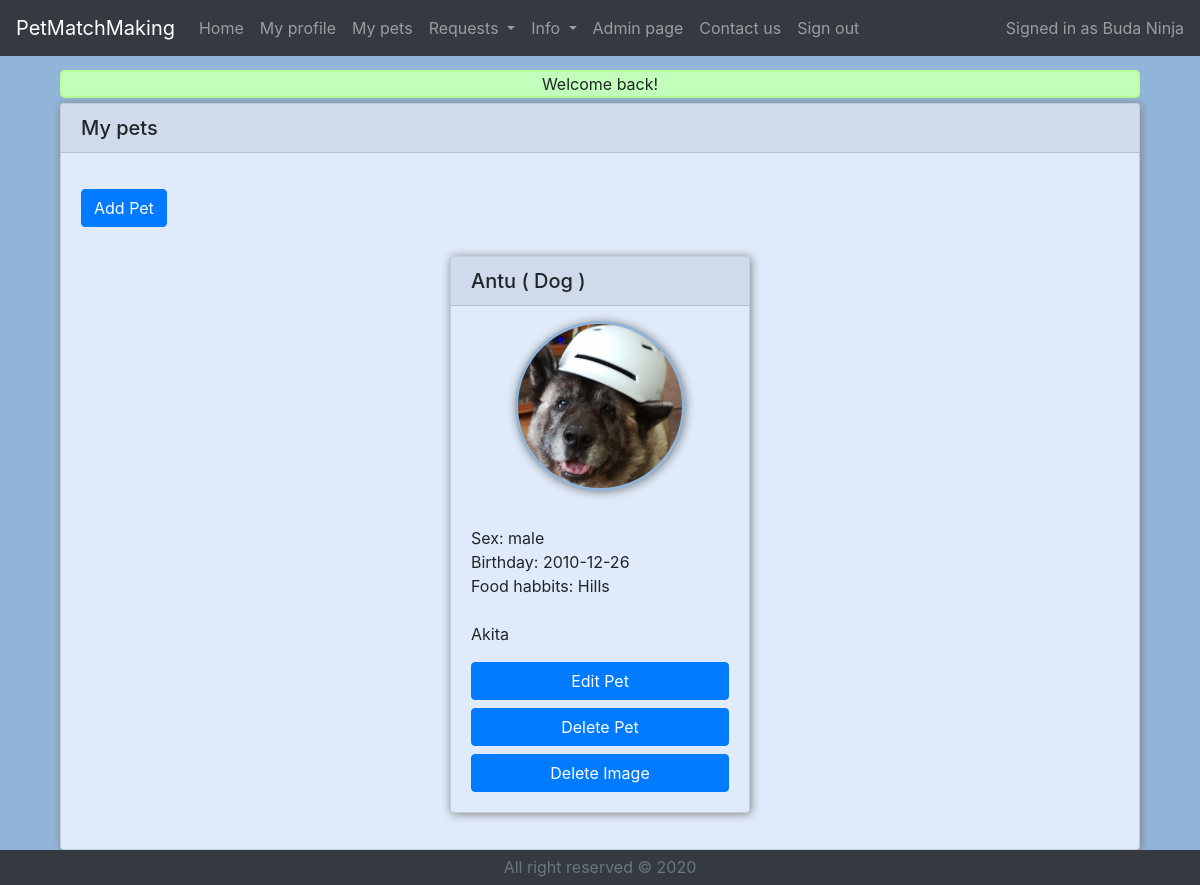
The page /main.php?myPets (signed in) on the database its author committed.
### tables this page shows
CREATE TABLE `users` (
  `userID` int(11) NOT NULL,
  `userEmail` varchar(64) NOT NULL,
  `userPassword` varchar(64) NOT NULL,
  `userFName` varchar(64) NOT NULL,
  `userLName` varchar(64) NOT NULL,
  `userPhone` varchar(64) NOT NULL,
  `userBirthday` date NOT NULL,
  `userAbout` text NOT NULL,
  `userRegisterTime` datetime NOT NULL,
  `userStatus` varchar(64) NOT NULL
);

CREATE TABLE `pets` (
  `petID` int(11) NOT NULL,
  `userID` int(11) NOT NULL,
  `petName` varchar(64) NOT NULL,
  `petType` varchar(64) NOT NULL,
  `petBirthday` date NOT NULL,
  `petSex` varchar(64) NOT NULL,
  `petFood` text NOT NULL,
  `petTemper` text NOT NULL,
  `petAbout` text NOT NULL,
  `petStatus` int(11) NOT NULL,
  `petRegisterTime` datetime NOT NULL
);

### classes/dbClass.php (called while the page is built, shortened)
<?php
require_once "User.php";
class dbClass
{
    private $host;
    private $db;
    private $charset;
    private $user;
    private $pass;
    private $opt = array(
        PDO::ATTR_ERRMODE => PDO::ERRMODE_EXCEPTION,
        PDO::ATTR_DEFAULT_FETCH_MODE => PDO::FETCH_ASSOC
    );
    private $connection;
    public function __construct(string $host = "localhost", string $db = "petmatchdb", string $charset = "utf8", string $user = "root", string $pass = "")
    {
        $this->host = $host;
        $this->db = $db;
        $this->charset = $charset;
        $this->user = $user;
        $this->pass = $pass;
    }
    public function connect()
    {
        $dsn = "mysql:host=$this->host;dbname=$this->db;charset=$this->charset";
        $this->connection = new PDO($dsn, $this->user, $this->pass, $this->opt);
    }
    public function disconnect(){
        $this->connection = null;
    }
    public function getObjectsGeneral($table_name, $condition, $objectToFetch){
        $objArray = Array();
        $sql="SELECT * FROM `".$table_name."`".$condition;
        $result = $this->connection->query($sql);
        while ($row = $result->fetchObject($objectToFetch)){
            $objArray[] = $row;
        }
        return $objArray;
    }
    function xmlToString($htmlStr)
    {
        $xmlStr=str_replace('&lt;','<',$htmlStr);
        $xmlStr=str_replace('&gt;','>',$xmlStr);
        $xmlStr=str_replace('&quot;','"',$xmlStr);
        $xmlStr=str_replace("&#39;","'",$xmlStr);
        $xmlStr=str_replace('&amp;',"&",$xmlStr);
        return $xmlStr;
    }
    public function getPetImageLocation(Pet $p)
    {
        $location = "Images/Pets/";
        $filename = $p->getPetID().".JPG";
        return $location.$filename;
    }
}

### classes/User.php (called while the page is built, shortened)
<?php
require_once "dbClass.php";
class User
{
    private $userFName;
    private $userLName;
    private $userStatus;
    public function getUserFName()
    {
        $db = new dbClass();
        return $db->xmlToString($this->userFName);
    }
    public function getUserLName()
    {
        $db = new dbClass();
        return $db->xmlToString($this->userLName);
    }
    public function getUserStatus()
    {
        return $this->userStatus;
    }
}

### classes/dbClassPetsFunctions.php (called while the page is built, shortened)
<?php
require_once "dbClass.php";
require_once "Pet.php";
class dbClassPetsFunctions
{
    public function getPetsArrayByUserID($userID){
        $db = new dbClass();
        $petsArray = $db->getObjectsGeneral("pets", "WHERE userID='$userID'", "Pet");
        return $petsArray;
    }
    public function doesPetHaveImage($petID){
        $location = "Images/Pets/";
        $filename = $petID.".JPG";
        $answer=0;
        if (file_exists($location.$filename))
            $answer=1;
        return $answer;
    }
}

### classes/Pet.php (called while the page is built, shortened)
<?php
class Pet
{
    private $petID;
    private $petName;
    private $petType;
    private $petBirthday;
    private $petFood;
    private $petSex;
    private $petAbout;
    public function getPetID()
    {
        return $this->petID;
    }
    public function getPetName()
    {
        return $this->petName;
    }
    public function getPetType()
    {
        return $this->petType;
    }
    public function getPetBirthday()
    {
        return $this->petBirthday;
    }
    public function getPetFood()
    {
        return $this->petFood;
    }
    public function getPetSex()
    {
        return $this->petSex;
    }
    public function getPetAbout()
    {
        return $this->petAbout;
    }
}

### myPets.php (the view, shortened to what this page needs)
<?php
require_once "classes/dbClass.php";
require_once "classes/dbClassPetsFunctions.php";
require_once "classes/Pet.php";
$db = new dbClass();
$dbp = new dbClassPetsFunctions();
$myPetsArray = $dbp->getPetsArrayByUserID($_SESSION['user']);
    $mypetsstr="";
    $mypetsstr.="<div class='card' id='userProfileCard'>";
    $mypetsstr.="<h5 class='card-header'>My pets</h5>";
    $mypetsstr.="<div class='card-body'>";
    $mypetsstr.="<p class='card-text'>";
    $mypetsstr.="<form action='myPets.php' method=post>";
    $mypetsstr.="<button type='submit' class='btn btn-primary' name='addpet'>Add Pet</button>";
    $mypetsstr.="</form><br>";
if ($myPetsArray == null)
    $mypetsstr.="It's a little empty here! Add your pets and get some request.";
else
{
    $mypetsstr.="<div class='card-deck'>";
    echo $mypetsstr;
    foreach ($myPetsArray as $k)
    {
        $petstr="";
        $petstr.="<div id='petCard' class='card  mx-auto'>";
        $petstr.="<h5 class='card-header'>".$k->getPetName()."  ( ".$k->getPetType().")</h5>";
        $petstr.="<div class='pet-img-in-mypets'>";
        $image_str = "'background-image:url(".$db->getPetImageLocation($k).")';";
        $petstr.="<div class='pet-img' style=$image_str></div>";
        $petstr.="</div>";
        $petstr.="<div class='card-body'>";
        $petstr.="<p class='card-text'>";
        $petstr.="Sex: ".$k->getPetSex()."<br>";
        $petstr.="Birthday: ".$k->getPetBirthday()."<br>";
        $petstr.="Food habbits: ".$k->getPetFood()."<br><br>";
        $petstr.=$k->getPetAbout();
        $petstr.="</p>";
        $petstr.="<form action='myPets.php' method=post>";
        $petstr.="<button type='submit' class='btn btn-group-sm btn-primary btn-block' name='"."edit".$k->getPetID()."'>Edit Pet</button>";
        $petstr.="<button type='submit' class='btn btn-group-sm btn-primary btn-block' name='"."delete".$k->getPetID()."'>Delete Pet</button>";
        if ($dbp->doesPetHaveImage($k->getPetID()))
            $petstr.="<button type='submit' class='btn btn-group-sm btn-primary btn-block' name='"."delimage".$k->getPetID()."'>Delete Image</button>";
        $petstr.="</form>";
        $petstr.="</div>";
        $petstr.="</div>";
        echo $petstr;
    }
    $mypetsstr="</div>";
    $mypetsstr.="</p></div>";
}
$mypetsstr.="</div></div>";
echo $mypetsstr;

### headerUser.php (shortened to what this page needs)
<header>
    <div class="fixed-top">
        <nav class="navbar navbar-expand-lg navbar-dark bg-dark">
            <div class="navbar-brand" href="#">PetMatchMaking</div>
            <div class="collapse navbar-collapse" id="navbarNavDropdown">
                <ul class="navbar-nav mr-auto">
                    <li class="nav-item">
                        <a class="nav-link" href="main.php">Home</a>
                    </li>
                    <li class="nav-item">
                        <a class="nav-link" href="?myProfile">My profile</a>
                    </li>
                    <li class="nav-item">
                        <a class="nav-link" href="?myPets">My pets</a>
                    </li>
                    <li class="nav-item dropdown">
                        <a class="nav-link dropdown-toggle" href="#" id="navbarDropdownMenuLink" data-toggle="dropdown" aria-haspopup="true" aria-expanded="false">
                            Requests
                        </a>
                    </li>
                    <li class="nav-item dropdown">
                        <a class="nav-link dropdown-toggle" href="#" id="navbarDropdownMenuLink" data-toggle="dropdown" aria-haspopup="true" aria-expanded="false">
                            Info
                        </a>
                    </li>
                    <?php
                    require_once "classes/dbClass.php";
                    require_once "classes/User.php";
                    $db = new dbClass();
                    $signedInUser = $db->getObjectsGeneral("users", "WHERE `userID`='".$_SESSION['user']."'", "User")[0];
                    if ($signedInUser->getUserStatus()=="admin")
                        echo "<li class='nav-item'><a class='nav-link' href='?admin'>Admin page</a></li>";
                    ?>
                    <li class="nav-item">
                        <a class="nav-link" href="?contactUs">Contact us</a>
                    </li>
                    <li class="nav-item">
                        <a class="nav-link" href="?signOut">Sign out</a>
                    </li>
                </ul>
                <span class="navbar-text">
                  <?php
                  if (isset($_SESSION['user']))
                      echo "Signed in as ".$signedInUser->getUserFName()." ".$signedInUser->getUserLName();
                  else
                      echo "Not signed in";
                  ?>
                </span>
            </div>
        </nav>
    </div>
</header>

### styles/myCss.css (style rules this page uses)
html { position: relative; min-height: 100%; }
body { background-color: #91B5D8; margin-bottom: 35px; padding-top: 70px; }
.card { width: 95%; background-color: #dfebfa; margin: 5px; box-shadow: 1px 1px 10px grey; }
.card-header { background-color: #cfdbea; }
.pet-img { position: relative; float: left; width: 170px; height: 170px; background-color: white; background-position: 50% 50%; background-repeat: no-repeat; background-size: cover; border: 3px solid #91B5D8; border-radius: 50%; margin: 15px; box-shadow: 1px 1px 10px grey; text-align: center; }
.pet-img-in-mypets { margin-left: auto; margin-right: auto; }
#petCard { min-width: 300px; max-width: 300px; }
.card-deck { display: flex; margin-right: auto; margin-left: auto; }
#userProfileCard { width:90%; margin-left: auto; margin-right: auto; }

### rows shown on the page
users: userFName "Buda", userLName "Ninja"
pets: petName "Antu", petType "Dog", petSex "male", petBirthday "2010-12-26", petFood "Hills", petstr "Akita"

### other values the page prints
$_SESSION['userMessage'] "Welcome back!"
